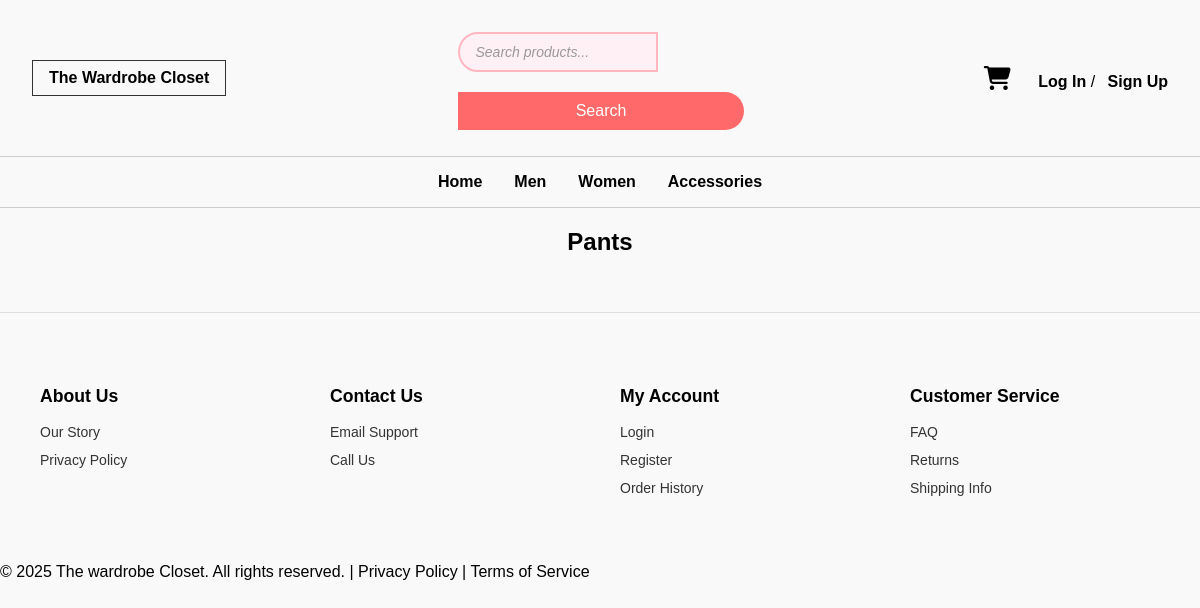
/women/pants, run on an earlier commit of the app's database.
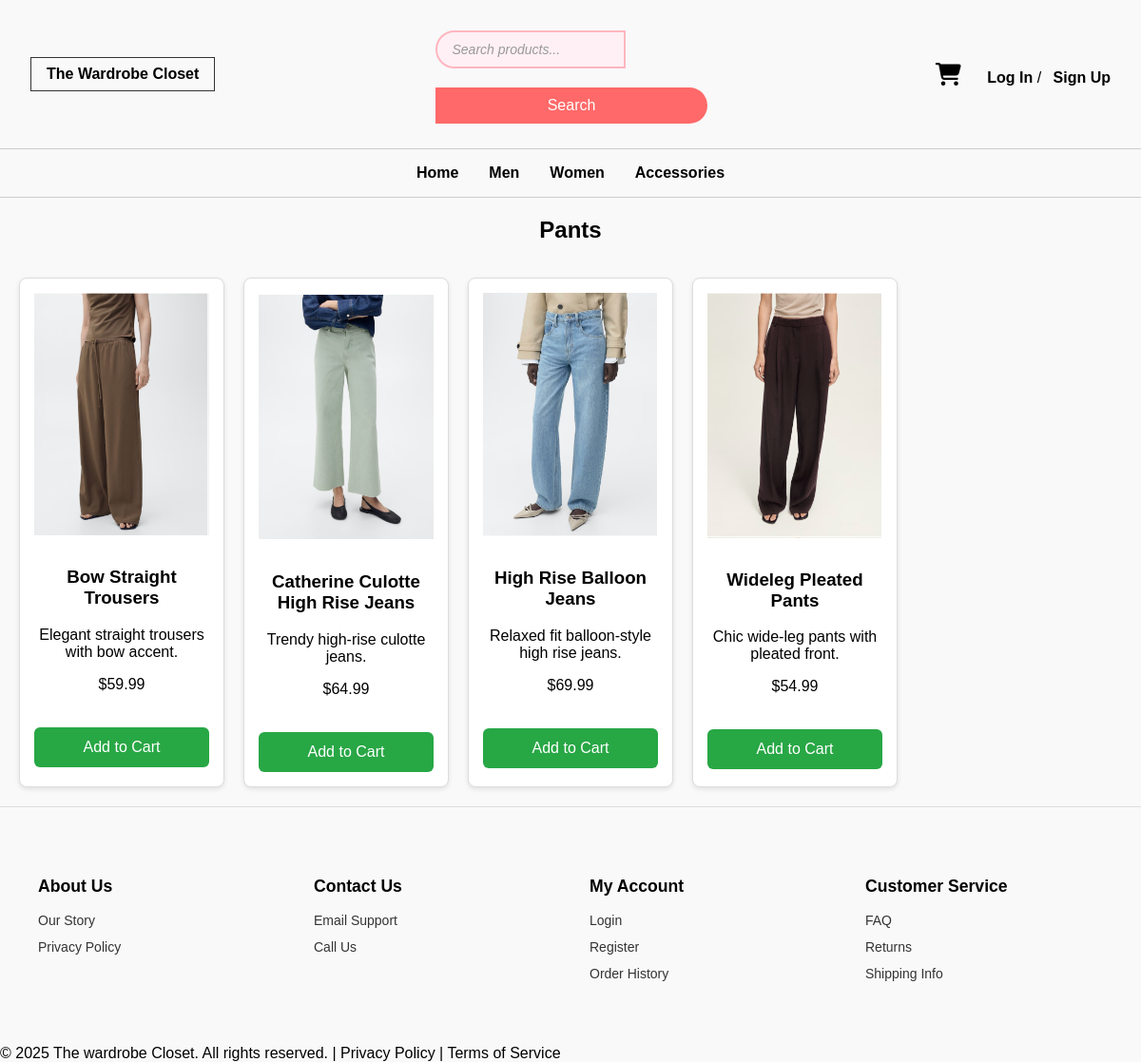
And on a later commit of the database.
### app/models.py (models this page shows)
class Product(db.Model):
    id = db.Column(db.Integer, primary_key=True)
    name = db.Column(db.String(120), nullable=False)
    description = db.Column(db.Text)
    price = db.Column(db.Float, nullable=False)
    stock = db.Column(db.Integer, default=0)
    image_url = db.Column(db.String(255))
    size = db.Column(db.String(20))
    color = db.Column(db.String(30))
    category_id = db.Column(db.Integer, db.ForeignKey('category.id'))
    category = db.relationship('Category', backref='products')
    subcategory = db.Column(db.String(100))

### app/routes.py (the view)
@bp.route('/women/pants')
def women_pants():
    women_category = Category.query.filter_by(name='Women').first()
    products = Product.query.filter_by(category_id=women_category.id, subcategory='pants').all()
    return render_template('women/pants.html', products=products)

### app/__init__.py (called while the page is built)
def create_app():
    app = Flask(__name__)
    app.config.from_object('config.Config')
    app.config['SECRET_KEY'] = 'your-secret-key'
    db.init_app(app)
    login_manager.init_app(app)
    migrate.init_app(app, db)
    from .models import User
    @login_manager.user_loader
    def load_user(user_id):
        return User.query.get(int(user_id))
    from . import routes
    app.register_blueprint(routes.bp)
    @app.context_processor
    def inject_cart_count():
        from flask_login import current_user
        if current_user.is_authenticated:
            count = CartItem.query.filter_by(user_id=current_user.id).count()
        else:
            count = 0
        return dict(cart_count=count)
    return app

### app/templates/women/pants.html (shortened to what this page needs)
{% extends "base.html" %}
{% block content %}
<h2 class="section-title">Pants</h2>
<div class="product-grid">
  {% for product in products %}
  <div class="product-card">
    <img src="{{ url_for('static', filename=product.image_url) }}" alt="{{ product.name }}">
    <h3>{{ product.name }}</h3>
    <p>{{ product.description }}</p>
    <p class="price">${{ "%.2f"|format(product.price) }}</p>
    <form action="{{ url_for('main.add_to_cart', product_id=product.id) }}" method="POST">
      <button type="submit">Add to Cart</button>
    </form>
  </div>
  {% endfor %}
</div>
{% endblock %}

What changed in the data, as far as the page shows it:
added Product: image_url (picture), name "Bow Straight Trousers", description "Elegant straight trousers with bow accent.", price "59.99"
added Product: image_url (picture), name "Catherine Culotte High Rise Jeans", description "Trendy high-rise culotte jeans.", price "64.99"
added Product: image_url (picture), name "High Rise Balloon Jeans", description "Relaxed fit balloon-style high rise jeans.", price "69.99"
added Product: image_url (picture), name "Wideleg Pleated Pants", description "Chic wide-leg pants with pleated front.", price "54.99"
